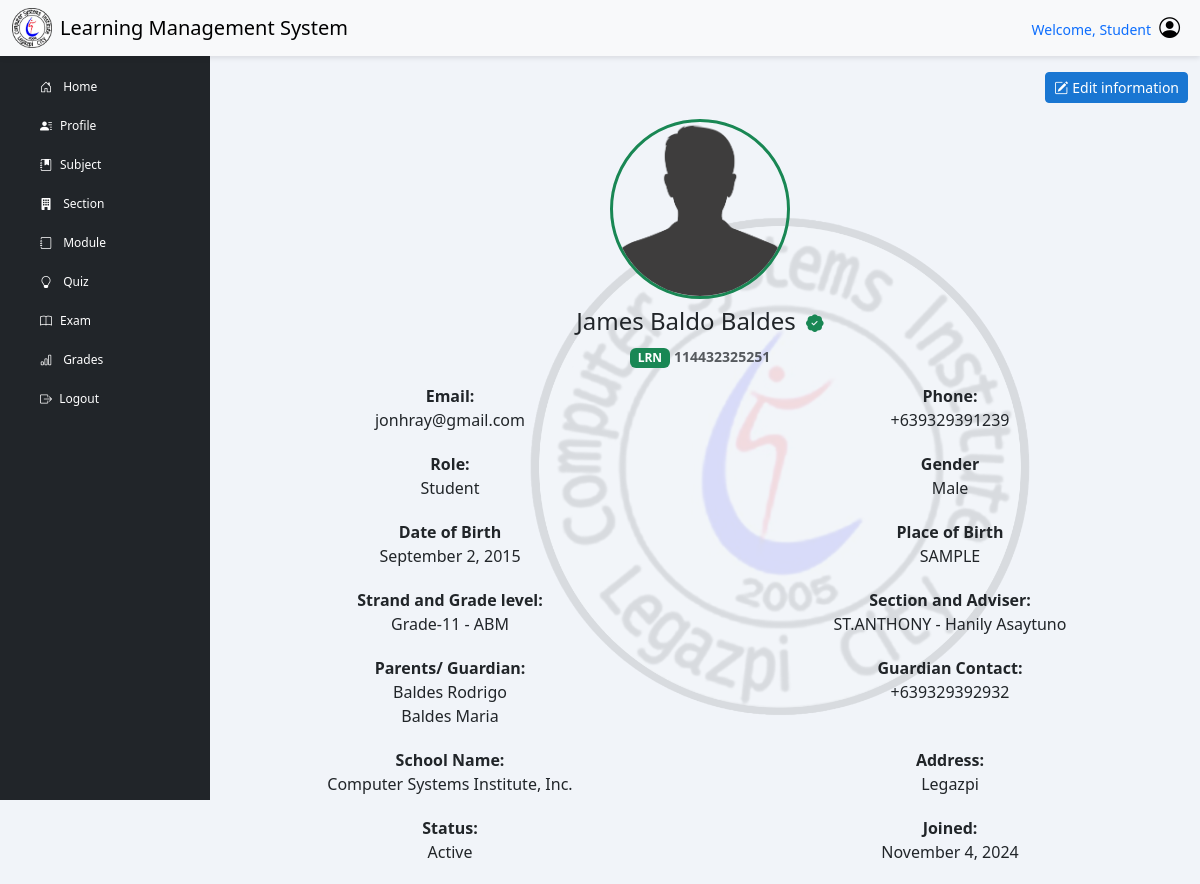
The page /?page=student_prof (signed in) on the database its author committed.
### tables this page shows
CREATE TABLE `student` (
  `stu_lrn` varchar(12) NOT NULL COMMENT 'STUDENT LRN',
  `stu_fname` varchar(50) NOT NULL,
  `stu_mname` varchar(30) DEFAULT NULL,
  `stu_lname` varchar(50) NOT NULL,
  `stu_address` varchar(100) NOT NULL,
  `stu_contact` varchar(15) NOT NULL,
  `stu_gender` varchar(50) NOT NULL,
  `stu_email` varchar(100) NOT NULL,
  `stu_dob` date NOT NULL,
  `stu_pob` varchar(70) NOT NULL COMMENT 'Place of birth',
  `father_name` varchar(250) NOT NULL COMMENT 'Parent name',
  `mother_name` varchar(250) NOT NULL COMMENT 'Parent Name',
  `parent_contact` varchar(15) NOT NULL,
  `image` varchar(255) DEFAULT NULL,
  `id` varchar(50) DEFAULT NULL COMMENT 'User ID'
);

CREATE TABLE `enroll` (
  `stu_lrn` varchar(12) NOT NULL COMMENT 'STUDENT LRN',
  `section_code` varchar(50) NOT NULL COMMENT 'SECTION NAME',
  `semester` varchar(50) NOT NULL COMMENT 'set semester',
  `school_year` varchar(30) NOT NULL COMMENT 'set school year',
  `date_enroll` date DEFAULT NULL,
  `enroll_status` varchar(30) NOT NULL,
  `current_school` varchar(70) NOT NULL,
  `school_id` mediumint UNSIGNED DEFAULT NULL,
  `school_address` varchar(100) NOT NULL,
  `school_type` varchar(30) NOT NULL,
  `requirements_submit` varchar(100) DEFAULT NULL
);

CREATE TABLE `section` (
  `section_code` varchar(50) NOT NULL,
  `strand_code` varchar(50) DEFAULT NULL,
  `grade_lvl` varchar(30) NOT NULL,
  `section_name` varchar(20) NOT NULL,
  `teacher_id` varchar(50) NOT NULL,
  `date_created` date NOT NULL
);

CREATE TABLE `strand` (
  `strand_code` varchar(50) NOT NULL,
  `strand_name` varchar(30) DEFAULT NULL,
  `strand_desc` varchar(100) DEFAULT NULL
);

CREATE TABLE `teacher` (
  `teacher_id` varchar(50) NOT NULL COMMENT 'Primary key',
  `teacher_fname` varchar(50) NOT NULL,
  `teacher_mname` varchar(50) DEFAULT NULL,
  `teacher_lname` varchar(50) NOT NULL,
  `teacher_contact` varchar(15) NOT NULL,
  `teacher_gender` varchar(50) NOT NULL,
  `teacher_dob` date NOT NULL,
  `status` varchar(50) NOT NULL,
  `teacher_address` varchar(150) NOT NULL,
  `image` varchar(255) DEFAULT NULL,
  `id` varchar(50) DEFAULT NULL COMMENT 'User ID'
);

CREATE TABLE `school` (
  `ID` int NOT NULL,
  `SCHOOL_NAME` varchar(200) NOT NULL,
  `SCHOOL_ADDRESS` varchar(150) NOT NULL
);

### includes/function.php (called while the page is built, shortened)
<?php
class myDataBase
{
    private $hostname;
    private $username;
    private $password;
    private $database;
    public $con;
    public function __construct($hostname, $username, $password, $database)
    {
        $this->hostname = $hostname;
        $this->username = $username;
        $this->password = $password;
        $this->database = $database;
    }
    public function connection()
    {
        try {
            if (!$this->con) {
                $this->con = mysqli_connect($this->hostname, $this->username, $this->password, $this->database);
                if ($this->con) {
                    return true;
                } else {
                    return false;
                }
            } else {
                return true;
            }
        } catch (mysqli_sql_exception $e) {
            echo $e;
        }
    }
    public function disconnect()
    {
        if ($this->con) {
            if (mysqli_close($this->con)) {
                $this->con = false;
                return true;
            } else {
                return false;
            }
        } else {
            return true;
        }
    }
    public function getSchool()
    {
        $sql = "SELECT * FROM `SCHOOL`";
        $stored = ($this->con->query($sql))->fetch_assoc();
        return $stored;
    }
    public function getStudentInfo($studentID)
    {
        $sql = "SELECT * FROM `student` WHERE stu_lrn = ?";
        $stmt = $this->con->prepare($sql);
        $stmt->bind_param("i", $studentID);
        $stmt->execute();
        $result = $stmt->get_result()->fetch_assoc();
        return $result;
    }
    public function getStudentStrandAndSection($student_id)
    {
        $sql = "SELECT
                e.semester,
                e.school_year,
                e.section_code,
                s.section_name,
                s.grade_lvl,
                st.strand_code,
                st.strand_name,
                t.teacher_id,
                t.teacher_fname,
                t.teacher_lname
            FROM enroll e
            INNER JOIN
                section s ON e.section_code = s.section_code
            INNER JOIN
                strand st ON s.strand_code = st.strand_code
            INNER JOIN
                teacher t ON s.teacher_id = t.teacher_id
            WHERE e.stu_lrn = ?";
        $stmt = $this->con->prepare($sql);
        $stmt->bind_param("s", $student_id);
        $stmt->execute();
        $result = $stmt->get_result()->fetch_all(MYSQLI_ASSOC);
        return $result;
    }
}

### includes/dbh-inc.php (called while the page is built)
<?php
include "function.php";
$mySQLFunction = new myDataBase("localhost", "root", "Nicolas051002", "lms_db");

### student_prof.php (the view, shortened to what this page needs)
<?php
require_once "./includes/dbh-inc.php";
$mySQLFunction->connection();
$showSchool = $mySQLFunction->getSchool();
$studentInfo  = $mySQLFunction->getStudentInfo($_SESSION['stu_lrn']);
$studentStrandAndSection = $mySQLFunction->getStudentStrandAndSection($_SESSION['stu_lrn']);
$studentFullName = $studentInfo['stu_fname'] . ' ' . $studentInfo['stu_mname'] . ' ' . $studentInfo['stu_lname'];
$birthDate = new DateTime($studentInfo['stu_dob']);
$formattedbirthDate = $birthDate->format('F j, Y');
?>
<main class="col-md-12 ms-sm-auto col-lg-10">
    <div class="container">
        <img
            style="position: absolute; top: 50%; right: 10%; transform: translate(-10%, -45%);
                        width: 500px; opacity: 0.1; z-index: -1;"
            src="./assets/img/csi.webp"
            alt="LMS Logo">
        <div class="row">
            <div class="col-md-12">
                <div class="profile-card">
                    <div class="d-flex flex-wrap justify-content-end mb-3">
                        <button type="button" class="btn btn-primary btn-sm mt-4"
                            title="Edit" data-bs-toggle="modal" data-bs-target="#updatestudentinfo">
                            <i class="bi bi-pencil-square me-1"></i>Edit information
                        </button>
                    </div>
                    <div class="profile-header text-center mb-3">
                        <?php
                        $uploadDir = "./assets/Upload/";
                        if (!empty($studentInfo['image']) && file_exists($uploadDir . $studentInfo['image'])) {
                        ?>
                            <img src="<?php echo htmlspecialchars($uploadDir . $studentInfo['image']); ?>" alt="Profile Image" draggable="false" class="profile-img-circle mb-2">
                            <?php
                        } else {
                            if ($studentInfo['stu_gender'] === "MALE") {
                            ?>
                                <img src="./assets/Upload/resources/default-male.png" alt="Profile Image" draggable="false" class="profile-img-circle mb-2">
                            <?php
                            } else {
                            ?>
                                <img src="./assets/Upload/resources/default-female.png" alt="Profile Image" draggable="false" class="profile-img-circle mb-2">
                        <?php
                            }
                        }
                        ?>
                        <h4><?php echo ucwords(strtolower($studentFullName)); ?>
                            <i class="bi bi-patch-check-fill ms-1 text-success" style="font-size: 1.1rem;"></i>
                        </h4>
                        <span class="badge bg-success text-white">LRN</span>
                        <small class="text-muted fw-semibold">
                            <?php echo htmlspecialchars($studentInfo['stu_lrn'], ENT_QUOTES, 'UTF-8'); ?>
                        </small>
                        <br />
                    </div>
                    <div class="profile-details">
                        <div class="row mb-1">
                            <div class="col-md-6">
                                <strong>Email:</strong>
                                <p><?php echo strtolower($studentInfo['stu_email']); ?></p>
                            </div>
                            <div class="col-md-6">
                                <strong>Phone:</strong>
                                <p>+63<?php echo $studentInfo['stu_contact']; ?></p>
                            </div>
                        </div>
                        <div class="row mb-1">
                            <div class="col-md-6">
                                <strong>Role:</strong>
                                <p><?php echo ucwords(strtolower($_SESSION["user_role"])); ?></p>
                            </div>
                            <div class="col-md-6">
                                <strong>Gender</strong>
                                <p><?php echo ucwords(strtolower($studentInfo['stu_gender'])); ?></p>
                            </div>
                        </div>
                        <div class="row mb-1">
                            <div class="col-md-6">
                                <strong>Date of Birth</strong>
                                <p><?php echo htmlspecialchars($formattedbirthDate); ?></p>
                            </div>
                            <div class="col-md-6">
                                <strong>Place of Birth</strong>
                                <p><?php echo $studentInfo['stu_pob']; ?></p>
                            </div>
                        </div>
                        <div class="row mb-1">
                            <div class="col-md-6">
                                <strong>Strand and Grade level:</strong>
                                <p>
                                    <?php
                                    if (!empty($studentStrandAndSection)) {
                                        foreach ($studentStrandAndSection as $strand) {
                                            echo ucwords(strtolower($strand["grade_lvl"])) . ' - ' . htmlspecialchars($strand["strand_name"]) . ' <br>';
                                        }
                                    } else {
                                        echo '<div class="text-danger">No strand assigned.</div>';
                                    }
                                    ?>
                                </p>
                            </div>
                            <div class="col-md-6">
                                <strong>Section and Adviser:</strong>
                                <p>
                                    <?php
                                    if (!empty($studentStrandAndSection)) {
                                        foreach ($studentStrandAndSection as $section) {
                                            echo htmlspecialchars($section["section_name"]) . ' - ' .
                                                htmlspecialchars(ucwords(strtolower($section["teacher_fname"] . ' ' . $section["teacher_lname"]))) . '';
                                        }
                                    } else {
                                        echo '<div class="text-danger">No section assigned to this student.</div>';
                                    }
                                    ?>
                                </p>
                            </div>
                        </div>
                        <div class="row mb-1">
                            <div class="col-md-6">
                                <strong>Parents/ Guardian:</strong>
                                <p><?php echo ucwords(strtolower($studentInfo['father_name'])); ?></br>
                                    <?php echo ucwords(strtolower($studentInfo['mother_name'])); ?></p>
                            </div>
                            <div class="col-md-6">
                                <strong>Guardian Contact:</strong>
                                <p>+63<?php echo  $studentInfo['parent_contact']; ?></p>
                            </div>
                        </div>
                        <div class="row mb-1">
                            <div class="col-md-6">
                                <strong>School Name:</strong>
                                <p><?php echo ucwords(strtolower($showSchool['SCHOOL_NAME'])); ?></p>
                            </div>
                            <div class="col-md-6">
                                <strong>Address:</strong>
                                <p><?php echo ucwords(strtolower($studentInfo['stu_address'])); ?></p>
                            </div>
                        </div>
                        <div class="row mb-1">
                            <div class="col-md-6">
                                <strong> Status:</strong>
                                <p>Active</p>
                            </div>
                            <div class="col-md-6">
                                <strong>Joined:</strong>
                                <p><?php echo htmlspecialchars($_SESSION["student_added"]); ?></p>
                            </div>
                        </div>
                    </div>
                </div>
            </div>
        </div>
    </div>
</main>

### assets/css/student.css (style rules this page uses)
body { font-family: "Segoe UI", Tahoma, Geneva, Verdana, sans-serif; background-color: #f1f4f9; }
.btn-primary { background-color: #1976d2; border-color: #1976d2; transition: background-color 0.3s ease; }
.profile-header, .profile-details { text-align: center; }
.profile-img-circle { border-radius: 50%; width: 180px; height: 180px; object-fit: cover; border: 3px solid #198754; }

### rows shown on the page
student: studentFullName "James Baldo Baldes", stu_lrn "114432325251", stu_email "jonhray@gmail.com", stu_contact "9329391239", stu_gender "Male", stu_dob "September 2, 2015", stu_pob "SAMPLE", father_name "Baldes Rodrigo", mother_name "Baldes Maria", parent_contact "9329392932", stu_address "Legazpi"
enroll: section_code.grade_lvl "Grade-11", strand.strand_name "ABM", section_code.section_name "ST.ANTHONY", teacher.teacher_fname+teacher_lname "Hanily Asaytuno"
school: SCHOOL_NAME "Computer Systems Institute, Inc."

### other values the page prints
$_SESSION["user_role"] "Student"
$_SESSION["student_added"] "November 4, 2024"
